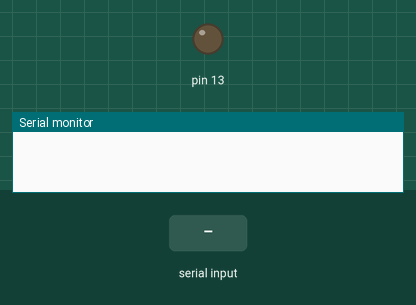
Simulated run of this sketch. Board: Arduino Uno, built with avr-gcc and run on an emulated ATmega328P. On the bench: output pins drawn as LEDs (lit = HIGH), the last lines printed to the serial monitor. The inputs (shaded band) are chosen by the test bench.

Above: at 6.2 s.
6.3 s: "1" received over Serial
At 6.8 s:
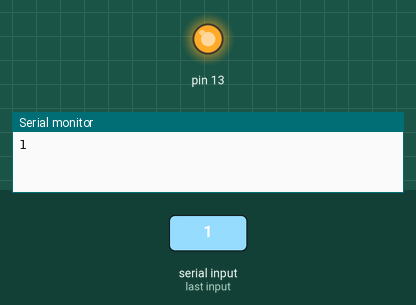
7.8 s: "0" received over Serial
At 9.2 s:
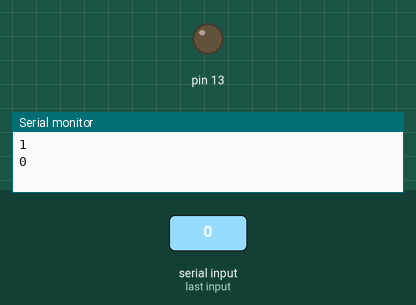
Timing chart, 0 to 10.8 s (numbered marks = the images above; inputs shaded):
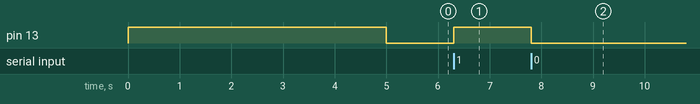

Measured:
- after the input at 6.3 s, pin 13: LOW → HIGH at once
- after the input at 7.8 s, pin 13: HIGH → LOW at once

The sketch:

BluetoothTest.ino
```cpp
char blueValue = 0;


void setup() {
  // put your setup code here, to run once:
  Serial.begin(9600);
  pinMode (13, OUTPUT);
  digitalWrite(13,HIGH);
  delay(5000);
  digitalWrite(13,LOW);


}

void loop() {
  // put your main code here, to run repeatedly:
  if (Serial.available() > 0){
    blueValue = Serial.read();
    Serial.println (blueValue);
    if (blueValue == '1'){
      digitalWrite(13,HIGH);}
    else if (blueValue == '0'){
      digitalWrite(13,LOW);}
    else {}
    }
}
```
